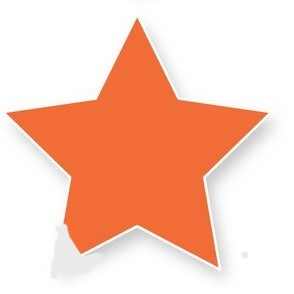
#> input picture Src/4.1.jpg, 294 x 294 px
$ python Test2.py
#> lines starting #> are read from the running program, lines starting #| are printed output that depends on the picture; after the words box and inside, x2 and y2 are one past the last pixel; in counts of white or black regions, pixels touching at a corner belong together; long printed decimals are rounded
import numpy as np
import cv2 as cv
from matplotlib import pyplot as plt

img1 = cv.imread('Src/4.1.jpg',0)
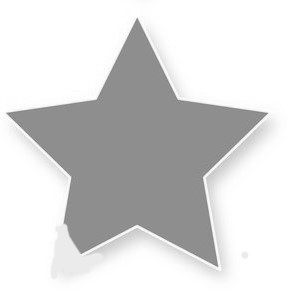
#> img1: shape (294, 294); min 118, max 255, mean 216.3
img2 = cv.imread('Src/4.jpg',0)
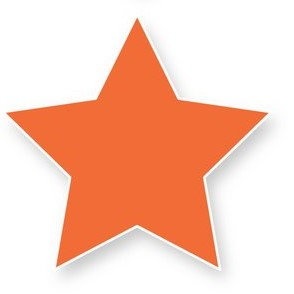
#> input picture Src/4.jpg, 294 x 294 px
#> img2: shape (294, 294); min 118, max 255, mean 215.9

edges1 = cv.Canny(img1,100,200)
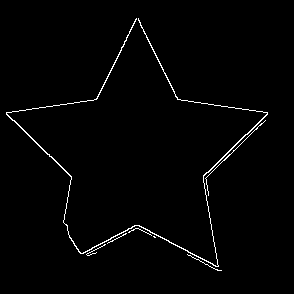
#> edges1: shape (294, 294); 1.5% white in thin lines or dots, all inside (x1, y1, x2, y2) = (6, 18, 268, 271)
edges2 = cv.Canny(img2,100,200)
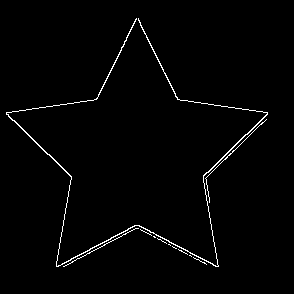
#> edges2: shape (294, 294); 1.5% white in thin lines or dots, all inside (x1, y1, x2, y2) = (6, 18, 268, 267)

contours,hierarchy = cv.findContours(edges1, 2,1)
#> contours = 7 contours, 6 with area under 20; largest, box (x1, y1, x2, y2) and area: (6, 18, 268, 267) 282
cnt1 = contours[0]
#> cnt1 = contour of 68 points, box (x1, y1, x2, y2) (187, 254, 222, 271), area 1
contours2,hierarchy = cv.findContours(edges2, 2,1)
#> contours2 = 11 contours, 10 with area under 20; largest, box (x1, y1, x2, y2) and area: (6, 18, 268, 267) 282
cnt2 = contours2[0]
#> cnt2 = contour of 26 points, box (x1, y1, x2, y2) (193, 257, 207, 265), area 1

ret = cv.matchShapes(cnt1,cnt2,1,0.0)
#> ret = 0
ret2 = cv.matchShapes(edges1,edges2,1,0.0)
#> ret2 = 0.00575
# res = cv.matchTemplate(edges1,edges2,cv.TM_SQDIFF)

print( 'ret' )
print( ret )
#| 0.0
print( 'ret2' )
print( ret2 )
#| 0.005755
# print( 'res' )
# print( res )

# cv.drawContours(thresh, contours, 0, (127, 255,0), 3)
cv.imshow('1',edges1)
# cv.drawContours(thresh2, contours, 0, (127, 255,0), 3)
cv.imshow('2',edges2)

cv.waitKey(0)

# [10 lines of commented-out code are left out]
